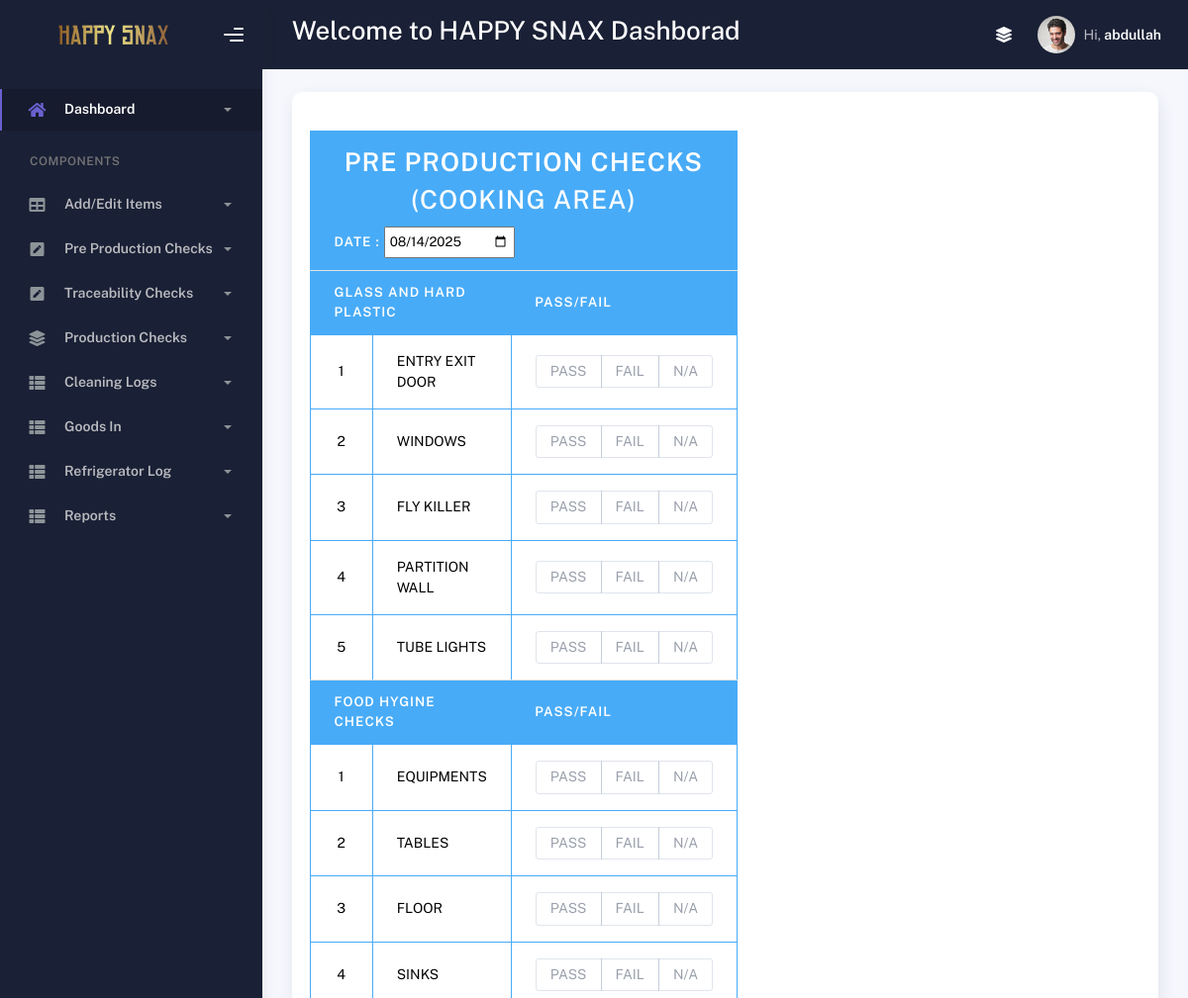
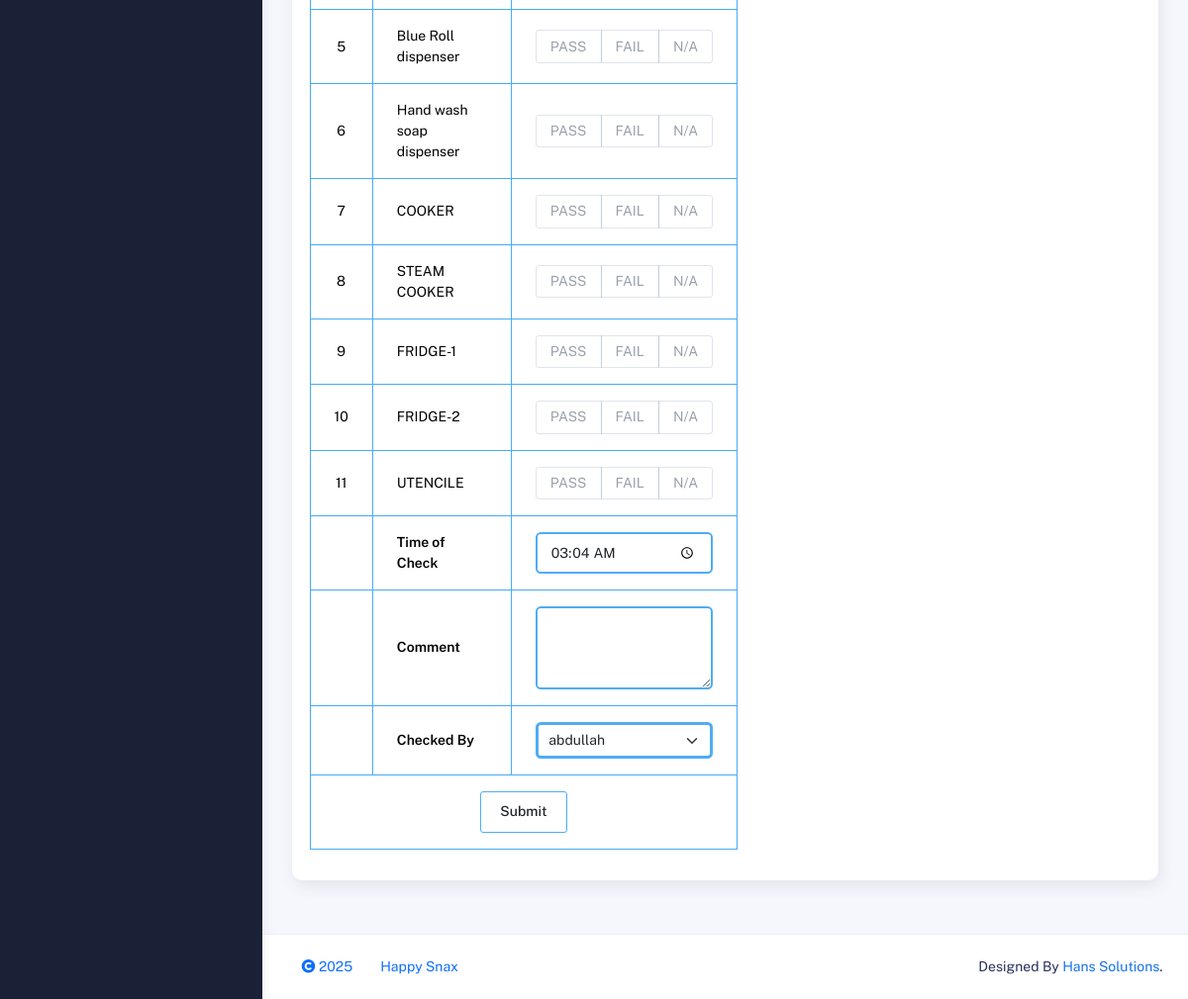
The app's page /pre_production_cooking.php (signed in) with its own data (2 pictures, top to bottom).
### tables this page shows
CREATE TABLE `equipment` (
  `eq_id` tinyint(1) NOT NULL AUTO_INCREMENT,
  `eq_code` varchar(5) NOT NULL,
  `eq_name` varchar(30) NOT NULL,
  `eq_location` tinyint(1) NOT NULL,
  `eq_c_log` tinyint(1) NOT NULL,
  `eq_desc` varchar(50) NOT NULL,
  `eq_status` tinyint(1) NOT NULL,
  PRIMARY KEY (`eq_id`),
  UNIQUE KEY `eq_name` (`eq_name`)
);

CREATE TABLE `time` (
  `id` tinyint(1) NOT NULL,
  `op` varchar(1) NOT NULL,
  `hh` tinyint(1) NOT NULL,
  `mm` tinyint(1) NOT NULL,
  `ss` tinyint(1) NOT NULL,
  PRIMARY KEY (`id`)
);

### pre_production_cooking.php (the view, shortened to what this page needs)
<?php
include_once("functions.php");
include_once("header.php");
?>
<div class="row">
  <div class="col-md-12">
    <div class="card">
      <div class="card-body">
        <div class="row">
           <div class="col-md-8 col-lg-6 col-sm-12 ">
              <form action="" method="post">
                <table class="table table-bordered table-head-bg-info table-bordered-bd-info mt-4">
                 <?php
                  if($ch_ppc_flag==1 && $_SESSION['u_type']!="admin" )
                  {
                 ?>
                	<tr>
                    <td colspan="3" align="center"><h2 align="center"><strong>Pre Production Checks already submitted for Today</strong></h2></td>
                  </tr>
                <?php
                  }
                  else
                  {
                 ?>
                  <tr>
                    <thead>
                      <th colspan="3" align="center"><h2 align="center"><strong>Pre Production Checks</strong><br> (Cooking Area) </h2> Date : </strong><input style="padding:1%" type="date" name="date1" value="<?php $displayDate = date('Y-m-d', strtotime($_SESSION['date']));  echo $displayDate; ?>"  /></th>
                    </thead>
                    </tr>
                  <tr>
                    <thead>
                     <th colspan="2">Glass and Hard Plastic </th>
                     <th>Pass/Fail</th>
                    </thead>
                  </tr>
                 <?php
                  $count=1;
                  $q="select *from equipment WHERE (eq_location=3 OR eq_location=4) AND eq_status=1 AND eq_code='GHP'";
                  $q1=mysqli_query($conn,$q);
                  while($row=mysqli_fetch_array($q1))
                  {
                 ?>
                  <tr>
                    <td width="59" height="34"><div align="center"><?php echo $count; ?></div></td>
                    <td width="187"><?php echo $row['eq_name']; ?></td>
                    <td>
                       <div class="selectgroup w-100">
                         <label class="selectgroup-item">
                           <span class="selectgroup-button">PASS</span>
                         </label>
                         <label class="selectgroup-item">
                           <span class="selectgroup-button">FAIL</span>
                         </label>
                         <label class="selectgroup-item">
                           <span class="selectgroup-button">N/A</span>
                         </label>
                       </div>
                    </td>
                  </tr>
                  <?php
                $count++;
                }
                ?>
                  <tr>
                    <thead>
                      <th colspan="2">Food Hygine Checks</th>
                       <th>Pass/Fail</th>
                    </thead>
                  </tr>
                   <?php
                  $count=1;
                  $q="select *from equipment WHERE (eq_location=3 OR eq_location=4) AND eq_status=1 AND eq_code!='GHP'";
                  $q1=mysqli_query($conn,$q);
                  while($row=mysqli_fetch_array($q1))
                  {
                 ?>
                 <tr>
                    <td width="59" height="34"><div align="center"><?php echo $count; ?></div></td>
                    <td width="187"><?php echo $row['eq_name']; ?></td>
                    <td>
                      <div class="selectgroup w-100">
                         <label class="selectgroup-item">
                           <span class="selectgroup-button">PASS</span>
                         </label>
                         <label class="selectgroup-item">
                           <span class="selectgroup-button">FAIL</span>
                         </label>
                         <label class="selectgroup-item">
                           <span class="selectgroup-button">N/A</span>
                         </label>
                       </div>
                    </td>
                  </tr>
                 <?php
                $count++;
                }
                ?>
                  <tr>
                    <td><div align="center"></div></td>
                    <td><strong>Time of Check </strong></td>
                    <td colspan="2"><input name="time1" type="time" value="<?php echo time_adjust(date("h:i:s")); ?>" class="form-control" id="basic-url" aria-describedby="basic-addon3" name="name" required style="border:1;border-color:<?php echo $color; ?>" /></td>
                    </tr>
                  <tr>
                    <td>&nbsp;</td>
                    <td><strong>Comment</strong></td>
                    <td colspan="2"><textarea name="comment" rows="3" class="form-control" style="border:1;border-color:<?php echo $color; ?>"></textarea></td>
                  </tr>
                  <tr>
                    <td><div align="center"></div></td>
                    <td ><strong>Checked By </strong></td>
                    <td colspan="2"><?php user('chk_by'); ?></td>
                  </tr>
                  <tr>
                    <td colspan="3"><div align="center">
                      <input type="submit" name="submit" value="Submit" class="btn" style="border:1;border-color:<?php echo $color; ?>"/>
                    </div></td>
                  </tr>
                  <?php
                   }
                  ?>
                </table>
              </form>
           </div>
        </div>
      </div>
    </div>
  </div>
</div>
<?php
include_once('footer.php');
?>

### records on screen
equipment: eq_name "ENTRY EXIT DOOR"
equipment: eq_name "WINDOWS"
equipment: eq_name "FLY KILLER"
equipment: eq_name "PARTITION WALL"
equipment: eq_name "TUBE LIGHTS"
equipment: eq_name "EQUIPMENTS"
equipment: eq_name "TABLES"
equipment: eq_name "FLOOR"
equipment: eq_name "SINKS"
equipment: eq_name "Blue Roll dispenser"
equipment: eq_name "Hand wash soap dispenser"
equipment: eq_name "COOKER"
equipment: eq_name "STEAM COOKER"
equipment: eq_name "FRIDGE-1"
equipment: eq_name "FRIDGE-2"
equipment: eq_name "UTENCILE"
time: time1 "03:04"

### other values on screen
$_SESSION['u_name'] "abdullah"
form field chk_by "abdullah"
